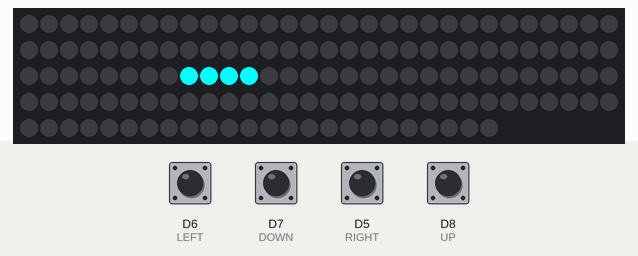
Simulated run of this sketch. Board: ESP8266 (NodeMCU). Parts: 144 RGB LEDs in strip order, left to right, continuing on the next row. The inputs (shaded band) are chosen by the test bench; at power-on: D5 (RIGHT), D6 (LEFT), D7 (DOWN), D8 (UP) LOW. Random numbers use the default seed unless the sketch sets one.

Above: at 1.4 s.
1.5 s: D6 (LEFT) pulled HIGH for 0.35 s
4.8 s: D8 (UP) pulled HIGH for 0.35 s
8.1 s: D5 (RIGHT) pulled HIGH for 0.35 s
10.9 s: D6 (LEFT) pulled HIGH for 1 s
At 12.35 s:
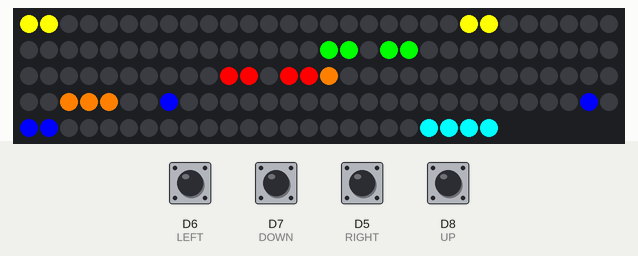
14.6 s: D5 (RIGHT) pulled HIGH for 1 s
At 15.1 s:
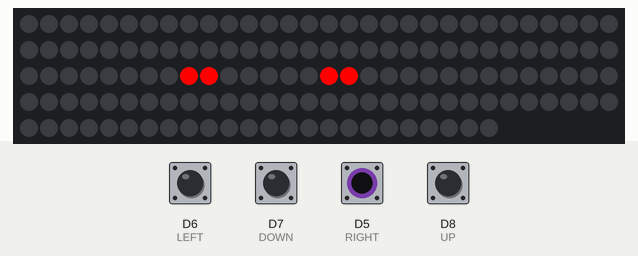
18.6 s: D8 (UP) pulled HIGH for 1 s
At 26.08 s:
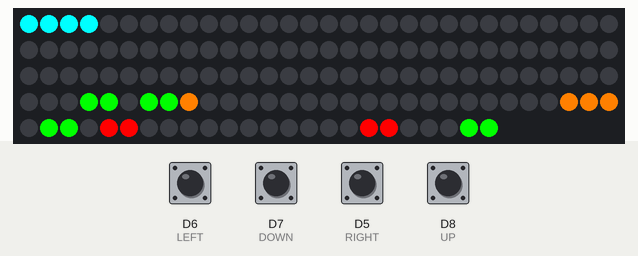

The sketch:

tetris.ino
```cpp
/// Author: Raphael Nepomuceno <raphael.nepomuceno@protonmail.com>

// Tetris {{{

#define TETRIS_COLS (12)
#define TETRIS_ROWS (12)

#define MAX_AREA (2 * 3)

typedef unsigned char byte;

typedef struct {
  byte r;
  byte g;
  byte b;
} color_t;

typedef struct {
  bool points[MAX_AREA];

  byte cols;
  byte rows;
} block_shape_t;

typedef struct {
  block_shape_t shape;

  byte x;
  byte y;

  color_t color;
} block_t;

typedef struct {
  bool set;
  color_t color;
} tile_t;

typedef struct {
  tile_t tiles[TETRIS_COLS * TETRIS_ROWS];

  byte cols;
  byte rows;
} world_t;

/// Resets the state for the specified world.
void new_world(world_t *world) {
  for (byte i = 0; i < world->rows * world->cols; ++i)
    world->tiles[i].set = false;
}

/// Resets the state for the specified block.
void new_block(block_t *block, byte type) {
  block->x = 0;
  block->y = 0;

  switch (type) {
  case 0:
    block->color = (color_t){0x00, 0xFF, 0xFF};
    block->shape = (block_shape_t){
        .points = {1, 1, 1, 1},
        .cols = 4,
        .rows = 1,
    };
    break;

  case 1:
    block->color = (color_t){0x00, 0x00, 0xFF};
    block->shape = (block_shape_t){
        .points = {1, 0, 0, 1, 1, 1},
        .cols = 3,
        .rows = 2,
    };
    break;

  case 2:
    block->color = (color_t){0xFF, 0x80, 0x00};
    block->shape = (block_shape_t){
        .points = {0, 0, 1, 1, 1, 1},
        .cols = 3,
        .rows = 2,
    };
    break;

  case 3:
    block->color = (color_t){0xFF, 0xFF, 0x00};
    block->shape = (block_shape_t){
        .points = {1, 1, 1, 1},
        .cols = 2,
        .rows = 2,
    };
    break;

  case 4:
    block->color = (color_t){0x00, 0xFF, 0x00};
    block->shape = (block_shape_t){
        .points = {0, 1, 1, 1, 1, 0},
        .cols = 3,
        .rows = 2,
    };
    break;

  case 5:
    block->color = (color_t){0xFF, 0x00, 0xFF};
    block->shape = (block_shape_t){
        .points = {0, 1, 0, 1, 1, 1},
        .cols = 3,
        .rows = 2,
    };
    break;

  case 6:
    block->color = (color_t){0xFF, 0x00, 0x00};
    block->shape = (block_shape_t){
        .points = {1, 1, 0, 0, 1, 1},
        .cols = 3,
        .rows = 2,
    };
    break;
  }
}

/// Rotates a block 90 degrees counter-clockwise.
void rotate(block_shape_t *shape) {
  bool buf[MAX_AREA];

  byte rows = shape->rows;
  byte cols = shape->cols;

  for (byte y = 0; y < rows; ++y)
    for (byte x = 0; x < cols; ++x)
      // Mirror and transpose.
      buf[x * rows + y] =
          shape->points[y * cols + (cols - 1 - x)]; // (x, y) <- (y, w - 1 - x)

  for (byte i = 0; i < MAX_AREA; ++i)
    shape->points[i] = buf[i];

  shape->rows = cols;
  shape->cols = rows;
}

/// Checks if a block touches any other set tile directly below it.
bool touches(const block_t *block, const world_t *world, const byte dx,
             const byte dy) {
  for (byte y = 0; y < block->shape.rows; ++y)
    for (byte x = 0; x < block->shape.cols; ++x) {
      byte wy = block->y + y + dy;
      byte wx = block->x + x + dx;

      byte block_pos = y * block->shape.cols + x;
      byte world_pos = wy * world->cols + wx;

      // Block touches the floor.
      if (wy >= world->rows)
        return true;

      // Block touches the walls.
      if (wx >= world->cols || wx < 0)
        return true;

      if (world->tiles[world_pos].set && block->shape.points[block_pos])
        return true;
    }

  return false;
}

/// Transforms a block into a world tile.
void paste(const block_t *block, world_t *world) {
  for (byte y = 0; y < block->shape.rows; ++y) {
    for (byte x = 0; x < block->shape.cols; ++x) {
      byte wy = block->y + y;
      byte wx = block->x + x;

      byte pos = wy * world->cols + wx;

      if (block->shape.points[y * block->shape.cols + x]) {
        world->tiles[pos].set = true;
        world->tiles[pos].color = block->color;
      }
    }
  }
}

/// Checks if all tiles in the specified row are set.
bool is_dirty_row(world_t *world, byte row) {
  bool dirty = true;
  byte pos = row * world->cols;

  for (byte x = 0; x < world->cols; ++x)
    dirty &= world->tiles[pos + x].set;

  return dirty;
}

/// Shifts all rows, until floor_, down by 1. Row 0 is unset.
void shift_down(world_t *world, byte floor_) {
  for (char y = floor_ - 1; y >= 0; --y) {
    byte row = y * world->cols;
    byte below = (y + 1) * world->cols;

    for (byte x = 0; x < world->cols; ++x)
      world->tiles[below + x] = world->tiles[row + x];
  }

  // Unset all tiles in row 0.
  for (byte x = 0; x < world->cols; ++x)
    world->tiles[x].set = false;
}

/// Cleans up fully set rows.
void cleanup(world_t *world) {
  for (byte y = 0; y < world->rows;)
    if (is_dirty_row(world, y))
      shift_down(world, y);
    else
      ++y;
}
// }}}

#include <Adafruit_NeoPixel.h>

#define LED_PIN (D3)

#define ROWS (12)
#define COLS (12)

#define MS_PER_TICK (300)

#define UP (D8)
#define DOWN (D7)
#define LEFT (D6)
#define RIGHT (D5)

Adafruit_NeoPixel pixels =
    Adafruit_NeoPixel(ROWS * COLS, LED_PIN, NEO_GRB + NEO_KHZ800);

// LED helper {{{

/// Lights up a pixel.
void set_pixel(int x, int y, int r, int g, int b) {
  // Odd rows are counted backwartds.
  if (y % 2 == 1)
    x = (COLS - 1) - x;

  pixels.setPixelColor(COLS * y + x, pixels.Color(r, g, b));
}
// }}}

void setup() {
  Serial.begin(9600);

  pinMode(UP, INPUT);
  pinMode(DOWN, INPUT);
  pinMode(LEFT, INPUT);
  pinMode(RIGHT, INPUT);

  pixels.begin();
  randomSeed(analogRead(0));

  block_t block;
  world_t world;

  world.cols = TETRIS_COLS;
  world.rows = TETRIS_ROWS;

  new_block(&block, random(0, 7));
  new_world(&world);

  byte input;

  while (true) {
    if (block.y == 0 && touches(&block, &world, 0, 0)) {
      new_block(&block, random(0, 7));
      new_world(&world);
    }

    // Simulate random input.
    input = random(65, 69);

    if (digitalRead(UP))
      input = 65;
    else if (digitalRead(DOWN))
      input = 66;
    else if (digitalRead(LEFT))
      input = 68;
    else if (digitalRead(RIGHT))
      input = 67;
    else
      input = 66;

    move(&block, &world, input);

    if (touches(&block, &world, 0, 1)) {
      paste(&block, &world);
      new_block(&block, random(0, 7));
    }

    // Draw
    draw_world(&world);
    draw_block(&block);

    pixels.show();
    delay(MS_PER_TICK);
  }
}

void loop() {}

bool move(block_t *block, world_t *world, byte input) {
  switch (input) {
  case 65:
    rotate(&block->shape);
    if (touches(block, world, 0, 0) == false)
      return true;
    else {
      rotate(&block->shape);
      rotate(&block->shape);
      rotate(&block->shape);
    }

  case 66:
    if (touches(block, world, 0, 1) == false) {
      block->y += 1;
      return true;
    }

  case 68:
    if (touches(block, world, -1, 0) == false) {
      block->x -= 1;
      return true;
    }

  case 67:
    if (touches(block, world, 1, 0) == false) {
      block->x += 1;
      return true;
    }
  }

  return false;
}

/// Draws the game state.
void draw_world(world_t *world) {
  tile_t tile;

  for (byte y = 0; y < world->rows; ++y)
    for (byte x = 0; x < world->cols; ++x) {
      tile = world->tiles[y * world->cols + x];

      if (tile.set)
        set_pixel(x, y, tile.color.r, tile.color.g, tile.color.b);
      else
        set_pixel(x, y, 0, 0, 0);
    }
}

void draw_block(block_t *block) {
  for (byte y = 0; y < block->shape.rows; ++y)
    for (byte x = 0; x < block->shape.cols; ++x)
      if (block->shape.points[y * block->shape.cols + x])
        set_pixel(block->x + x, block->y + y, block->color.r, block->color.g,
                  block->color.b);
      else
        set_pixel(block->x + x, block->y + y, 0, 0, 0);
}
```
